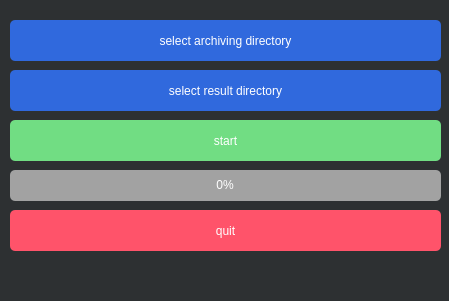
<?xml version="1.0" encoding="UTF-8"?>
<ui version="4.0">
 <class>MainWindow</class>
 <widget class="QMainWindow" name="MainWindow">
  <property name="geometry">
   <rect>
    <x>0</x>
    <y>0</y>
    <width>449</width>
    <height>301</height>
   </rect>
  </property>
  <property name="windowTitle">
   <string>MainWindow</string>
  </property>
  <property name="styleSheet">
   <string notr="true">background-color:rgb(45, 48, 50);
font: 12pt &quot;Terminator Two&quot;;
color:white</string>
  </property>
  <widget class="QWidget" name="centralwidget">
   <widget class="QPushButton" name="archive_btn">
    <property name="geometry">
     <rect>
      <x>10</x>
      <y>20</y>
      <width>431</width>
      <height>41</height>
     </rect>
    </property>
    <property name="styleSheet">
     <string notr="true">border:none;background-color:rgb(48, 105, 221);border-radius:5px</string>
    </property>
    <property name="text">
     <string>select archiving directory</string>
    </property>
   </widget>
   <widget class="QPushButton" name="result_btn">
    <property name="geometry">
     <rect>
      <x>10</x>
      <y>70</y>
      <width>431</width>
      <height>41</height>
     </rect>
    </property>
    <property name="styleSheet">
     <string notr="true">border:none;background-color:rgb(48, 105, 221);border-radius:5px</string>
    </property>
    <property name="text">
     <string>select result directory</string>
    </property>
   </widget>
   <widget class="QProgressBar" name="progressBar">
    <property name="geometry">
     <rect>
      <x>10</x>
      <y>170</y>
      <width>431</width>
      <height>31</height>
     </rect>
    </property>
    <property name="styleSheet">
     <string notr="true">QProgressBar{
border-radius:5px;
font: 12pt &quot;Terminator Two&quot;;
color:white;
background-color:rgb(162, 162, 162);
}

QProgressBar::chunk{
background-color:qlineargradient(spread:pad, x1:0, y1:1, x2:1, y2:1, stop:0 rgba(0, 107, 217, 255), stop:0.710227 rgba(40, 255, 255, 255));border-radius:5px;
}</string>
    </property>
    <property name="value">
     <number>0</number>
    </property>
    <property name="alignment">
     <set>Qt::AlignCenter</set>
    </property>
   </widget>
   <widget class="QLabel" name="result_label">
    <property name="geometry">
     <rect>
      <x>10</x>
      <y>260</y>
      <width>431</width>
      <height>21</height>
     </rect>
    </property>
    <property name="text">
     <string/>
    </property>
    <property name="alignment">
     <set>Qt::AlignCenter</set>
    </property>
   </widget>
   <widget class="QPushButton" name="quit_btn">
    <property name="geometry">
     <rect>
      <x>10</x>
      <y>210</y>
      <width>431</width>
      <height>41</height>
     </rect>
    </property>
    <property name="styleSheet">
     <string notr="true">border:none;background-color:rgb(255, 83, 106);border-radius:5px</string>
    </property>
    <property name="text">
     <string>quit</string>
    </property>
   </widget>
   <widget class="QPushButton" name="start_btn">
    <property name="geometry">
     <rect>
      <x>10</x>
      <y>120</y>
      <width>431</width>
      <height>41</height>
     </rect>
    </property>
    <property name="styleSheet">
     <string notr="true">border:none;background-color:rgb(113, 221, 131);border-radius:5px</string>
    </property>
    <property name="text">
     <string>start</string>
    </property>
   </widget>
  </widget>
  <widget class="QMenuBar" name="menubar">
   <property name="geometry">
    <rect>
     <x>0</x>
     <y>0</y>
     <width>449</width>
     <height>25</height>
    </rect>
   </property>
  </widget>
  <widget class="QStatusBar" name="statusbar"/>
 </widget>
 <resources/>
 <connections/>
</ui>
